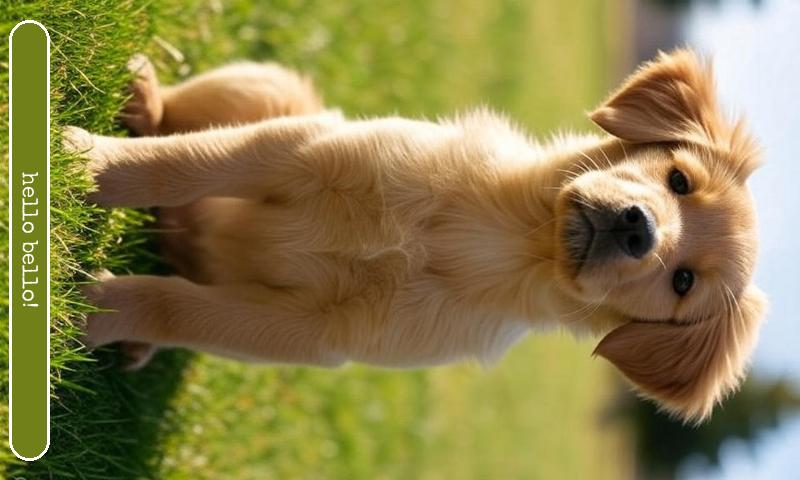
#> input picture server_src/src/image.jpg, 800 x 480 px
$ python -i image_processing.py   (imports and definitions only)
#> lines starting #> are read from the running program, lines starting #| are printed output that depends on the picture
#> further down, picture is the input picture: PIL image 800x480 RGB; mean R, G, B 140.8, 129.8, 77.3
from PIL import Image, ImageDraw, ImageFont
import numpy as np

def crop_and_resize(img:Image.Image, output_size=(480,800)):
#> called with output_size = (480, 800)
    target_width, target_height = output_size

    # Calculate aspect ratios
    img_ratio = img.width / img.height
#> img_ratio = 1.67
    target_ratio = target_width / target_height

    # Determine crop dimensions
    if img_ratio > target_ratio:
        # Image is wider than target - crop sides
        new_height = img.height
#> new_height = 480
        new_width = int(img.height * target_ratio)
#> new_width = 288
        left = (img.width - new_width) / 2
#> left = 256
        top = 0
    else:
        # Image is taller than target - crop top/bottom
        new_width = img.width
        new_height = int(img.width / target_ratio)
        left = 0
        top = (img.height - new_height) / 2

    # Crop and resize
    img = img.crop((left, top, left + new_width, top + new_height))
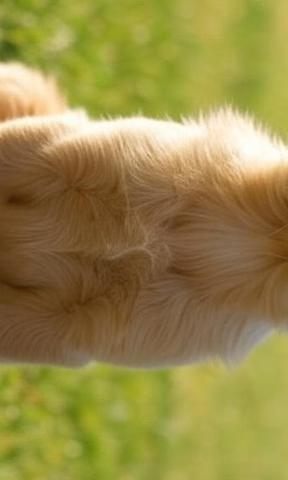
#> img: PIL image 288x480 RGB; mean R, G, B 151.3, 136.7, 71.5
    img = img.resize(output_size)
#> img: PIL image 480x800 RGB

    return img


def get_bottom_dominant_color(image, region_height=10):
    img_array = np.array(image)
    bottom_region = img_array[-region_height:, :, :]
    avg_color = np.mean(bottom_region, axis=(0, 1)).astype(int)
    return tuple(avg_color)


def is_white_visible(rgb, threshold=128):
    """Simple brightness check (0-255)"""
    r, g, b = rgb
    brightness = (r * 299 + g * 587 + b * 114) / 1000
    return brightness < threshold  # Darker colors show white well


def add_title_in_rounded_rectangle(img:Image.Image, text:str, rect_height=40, border_width=3)->Image.Image:
    width, height = img.size
    margin=20
    margin_bottom = 10
    dominant_color = get_bottom_dominant_color(img, rect_height+margin_bottom)

    draw = ImageDraw.Draw(img)

    font = ImageFont.truetype("font/SpecialElite.ttf", 22, encoding="unic")
    # Get text bounding box (left, top, right, bottom)
    bbox = draw.textbbox((0, 0), text, font=font)
    text_width = bbox[2] - bbox[0]  # right - left
    text_height = bbox[3] - bbox[1]  # bottom - top

    txt_x = (img.width - text_width) / 2
    txt_y = (height -margin_bottom  -text_height/2 -rect_height/2)

    draw_color = "white" if is_white_visible(dominant_color) else "black"

    draw.rounded_rectangle( (margin, height -margin_bottom -rect_height, width-margin, height -margin_bottom),
                           radius=20, fill=dominant_color, outline=draw_color, width=border_width)

    draw.text(( txt_x, txt_y), text, fill=draw_color, font=font )

    return img


def process_image(img:Image.Image, title="")->Image.Image:
    img = crop_and_resize(img).convert('RGB')

    if title != "":
        img = add_title_in_rounded_rectangle(img,title)

    img = img.rotate(-90, expand=True)
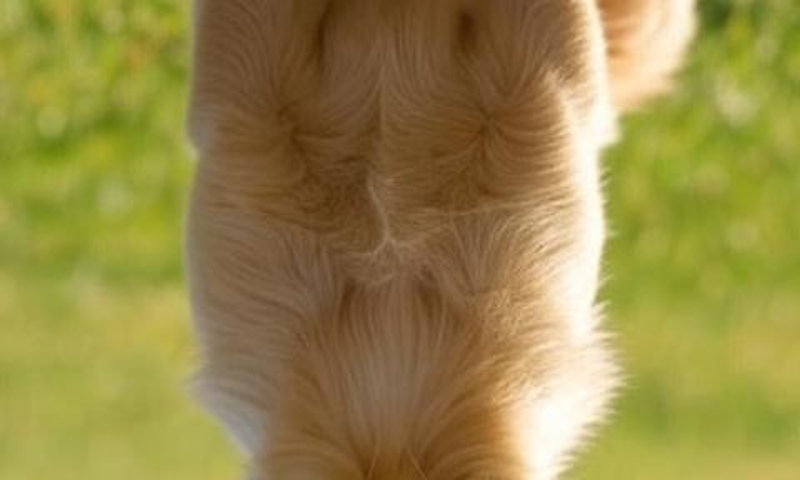
#> img: PIL image 800x480 RGB; mean R, G, B 151.3, 136.7, 71.5

    return img

>>> from PIL import Image
>>> picture = Image.open('src/image.jpg')
>>> result = process_image(picture)
